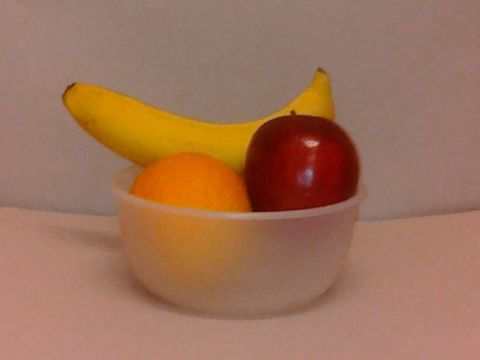
#> input picture report1/White Balance/python_implementation/fruit.jpg, 480 x 360 px
$ python White_Balance.py
#> lines starting #> are read from the running program, lines starting #| are printed output that depends on the picture
import cv2
import numpy as np

name = "fruit.jpg"

img = cv2.imread(name)
#> img is the input picture: shape (360, 480, 3); mean B, G, R 89.6, 114.6, 158.9
height, width = img.shape[:2]
#> height = 360; width = 480
balanced = np.zeros(shape=[height, width, 3], dtype=np.uint8)

maxB = 0
avgB = 0
maxG = 0
avgG = 0
maxR = 0
avgR = 0

pxs = width*height
#> pxs = 172800

for y in range(height):
    for x in range(width):
        avgB += img[y, x, 0]/pxs
        avgG += img[y, x, 1]/pxs
        avgR += img[y, x, 2]/pxs

        if maxB < img[y, x, 0]:
            maxB = img[y, x, 0]
        if maxG < img[y, x, 1]:
            maxG = img[y, x, 1]
        if maxR < img[y, x, 2]:
            maxR = img[y, x, 2]
#> after the loop, avgB = 89.65; avgG = 114.6; avgR = 158.9; maxB = 145; maxG = 151; maxR = 234

# corrB = 255 / (maxB + 1)
# corrG = 255 / (maxG + 1)
# corrR = 255 / (maxR + 1)

corrB = avgG / avgB
#> corrB = 1.28
corrR = avgG / avgR
#> corrR = 0.721

for y in range(height):
    for x in range(width):
        if img[y, x, 0] * corrB < 255:
            balanced[y, x, 0] = img[y, x, 0] * corrB

        balanced[y, x, 1] = img[y, x, 1]

        if img[y, x, 2] * corrR < 255:
            balanced[y, x, 2] = img[y, x, 2] * corrR
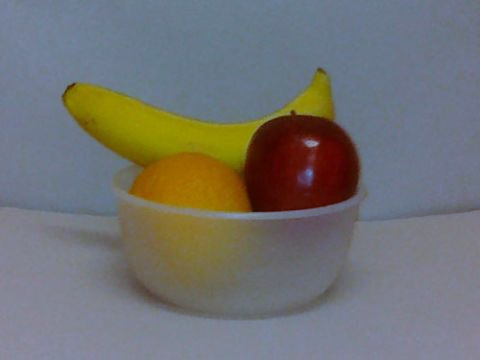
#> balanced: shape (360, 480, 3); mean B, G, R 114.1, 114.6, 114.1

cv2.imwrite("C:/Users/MAHSES/Downloads/FPGA_vision-main/FPGA_vision-main/report1/White Balance/python_implementation/" + name + "_balanced.tif", balanced)

cv2.imshow("original", img)
cv2.imshow("balanced", balanced)
cv2.waitKey(0)
